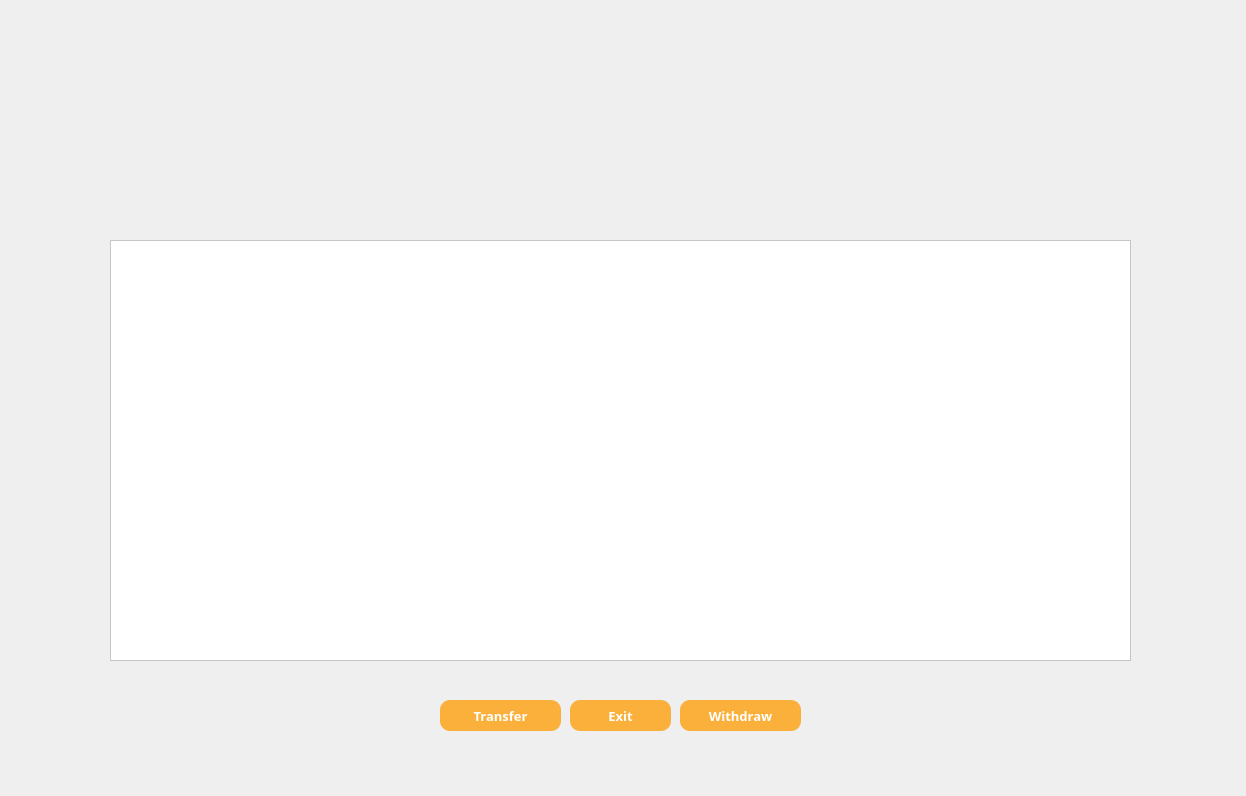
<?xml version="1.0" encoding="UTF-8"?>
<ui version="4.0">
 <class>Dialog</class>
 <widget class="QDialog" name="Dialog">
  <property name="geometry">
   <rect>
    <x>0</x>
    <y>0</y>
    <width>1246</width>
    <height>796</height>
   </rect>
  </property>
  <property name="windowTitle">
   <string>Dialog</string>
  </property>
  <widget class="QLabel" name="label">
   <property name="geometry">
    <rect>
     <x>0</x>
     <y>0</y>
     <width>1246</width>
     <height>796</height>
    </rect>
   </property>
   <property name="cursor">
    <cursorShape>ArrowCursor</cursorShape>
   </property>
   <property name="acceptDrops">
    <bool>true</bool>
   </property>
   <property name="autoFillBackground">
    <bool>false</bool>
   </property>
   <property name="text">
    <string/>
   </property>
   <property name="pixmap">
    <pixmap>images/yourstatus.png</pixmap>
   </property>
   <property name="scaledContents">
    <bool>true</bool>
   </property>
   <property name="wordWrap">
    <bool>false</bool>
   </property>
  </widget>
  <widget class="QWidget" name="widget" native="true">
   <property name="geometry">
    <rect>
     <x>0</x>
     <y>0</y>
     <width>120</width>
     <height>80</height>
    </rect>
   </property>
  </widget>
  <widget class="QLabel" name="owerrormes">
   <property name="geometry">
    <rect>
     <x>520</x>
     <y>670</y>
     <width>201</width>
     <height>20</height>
    </rect>
   </property>
   <property name="font">
    <font>
     <family>Berlin Sans FB Demi</family>
     <pointsize>10</pointsize>
     <italic>false</italic>
     <bold>true</bold>
    </font>
   </property>
   <property name="layoutDirection">
    <enum>Qt::LeftToRight</enum>
   </property>
   <property name="styleSheet">
    <string notr="true">font: 700 10pt &quot;Berlin Sans FB Demi&quot;; 
color: rgb(251, 176, 59);</string>
   </property>
   <property name="text">
    <string/>
   </property>
  </widget>
  <widget class="QTableWidget" name="yourstatus">
   <property name="geometry">
    <rect>
     <x>110</x>
     <y>240</y>
     <width>1021</width>
     <height>421</height>
    </rect>
   </property>
   <property name="font">
    <font>
     <family>Berlin Sans FB Demi</family>
     <pointsize>8</pointsize>
     <bold>true</bold>
    </font>
   </property>
   <property name="styleSheet">
    <string notr="true">color: rgb(20, 33, 68);
background-color: rgb(255, 255, 255);</string>
   </property>
  </widget>
  
  <widget class="QPushButton" name="transferbutt">
   <property name="geometry">
    <rect>
     <x>440</x>
     <y>700</y>
     <width>121</width>
     <height>31</height>
    </rect>
   </property>
   <property name="font">
    <font>
     <family>Arial Black</family>
     <pointsize>10</pointsize>
     <italic>false</italic>
     <bold>true</bold>
    </font>
   </property>
   <property name="cursor">
    <cursorShape>PointingHandCursor</cursorShape>
   </property>
   <property name="styleSheet">
    <string notr="true">QWidget#transferbutt{
background-color: rgb(251, 176, 59);
font: 900 10pt &quot;Arial Black&quot;; color : rgb(255, 255, 255);
border-radius: 10px;}

QWidget#transferbutt:hover {
    background-color: rgb(238, 223, 146); 
    border: 2px solid #388E3C;
    padding: 8px 20px; 
    font-size: 12px; 
}</string>
   </property>
   <property name="text">
    <string>Transfer</string>
   </property>
  </widget>

  <widget class="QPushButton" name="exitbutt">
   <property name="geometry">
    <rect>
     <x>570</x>
     <y>700</y>
     <width>101</width>
     <height>31</height>
    </rect>
   </property>
   <property name="font">
    <font>
     <family>Arial Black</family>
     <pointsize>10</pointsize>
     <italic>false</italic>
     <bold>true</bold>
    </font>
   </property>
   <property name="cursor">
    <cursorShape>PointingHandCursor</cursorShape>
   </property>
   <property name="styleSheet">
    <string notr="true">QWidget#exitbutt{
background-color: rgb(251, 176, 59);
font: 900 10pt &quot;Arial Black&quot;; color : rgb(255, 255, 255);
border-radius: 10px;}

QWidget#exitbutt:hover {
    background-color: rgb(238, 223, 146); 
    border: 2px solid #388E3C; 
    padding: 8px 20px; 
    font-size: 12px; 
}</string>
   </property>
   <property name="text">
    <string>Exit</string>
   </property>
  </widget>
  <widget class="QPushButton" name="withdrawbutt">
   <property name="geometry">
    <rect>
     <x>680</x>
     <y>700</y>
     <width>121</width>
     <height>31</height>
    </rect>
   </property>
   <property name="font">
    <font>
     <family>Arial Black</family>
     <pointsize>10</pointsize>
     <italic>false</italic>
     <bold>true</bold>
    </font>
   </property>
   <property name="cursor">
    <cursorShape>PointingHandCursor</cursorShape>
   </property>
   <property name="styleSheet">
    <string notr="true">QWidget#withdrawbutt{
background-color: rgb(251, 176, 59);
font: 900 10pt &quot;Arial Black&quot;; color : rgb(255, 255, 255);
border-radius: 10px;}

QWidget#withdrawbutt:hover {
    background-color: rgb(238, 223, 146); 
    border: 2px solid #388E3C;
    padding: 8px 20px; 
    font-size: 12px; 
}</string>
   </property>
   <property name="text">
    <string>Withdraw</string>
   </property>
  </widget>
  <widget class="QLabel" name="editerrormess">
   <property name="geometry">
    <rect>
     <x>320</x>
     <y>280</y>
     <width>201</width>
     <height>20</height>
    </rect>
   </property>
   <property name="font">
    <font>
     <family>Berlin Sans FB Demi</family>
     <pointsize>10</pointsize>
     <italic>false</italic>
     <bold>true</bold>
    </font>
   </property>
   <property name="layoutDirection">
    <enum>Qt::LeftToRight</enum>
   </property>
   <property name="styleSheet">
    <string notr="true">font: 700 10pt &quot;Berlin Sans FB Demi&quot;; 
color: rgb(251, 176, 59);</string>
   </property>
   <property name="text">
    <string/>
   </property>
  </widget>
 </widget>
 <resources/>
 <connections/>
</ui>
